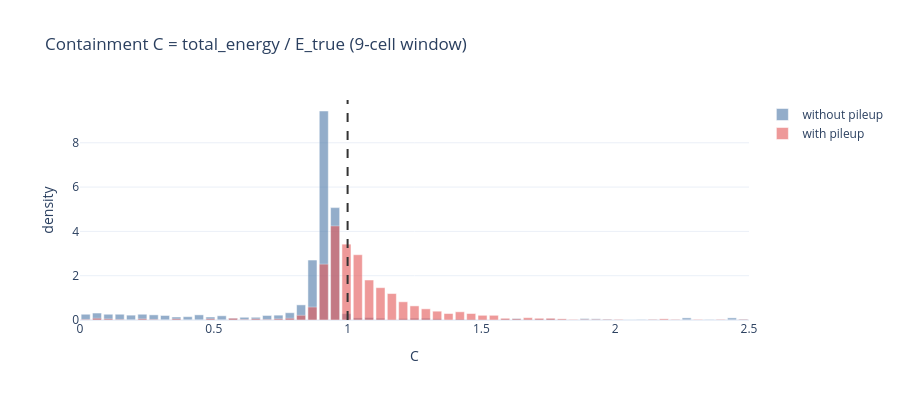

The code cell stored with this chart in its notebook:
### Markdown cell above
### Why: containment of the 9-cell window

### Code cell
C_without = without_mb["total_energy"] / 1000.0 / np.maximum(without_mb["Etrue"], 1e-9)
C_with = with_mb["total_energy"] / 1000.0 / np.maximum(with_mb["Etrue"], 1e-9)

fig = go.Figure()
for name, C, col in [("without pileup", C_without, C_WITHOUT), ("with pileup", C_with, C_WITH)]:
    h, edges = np.histogram(C, bins=np.linspace(0, 2.5, 60), density=True)
    ctr = (edges[:-1] + edges[1:]) / 2
    fig.add_trace(go.Bar(x=ctr, y=h, name=name, marker_color=col, opacity=0.6))
fig.add_vline(x=1.0, line_dash="dash", line_color="#333")
fig.update_layout(barmode="overlay", template="plotly_white", height=400,
                  title="Containment C = total_energy / E_true (9-cell window)",
                  xaxis_title="C", yaxis_title="density", legend_title="")
fig.show()

pd.DataFrame([{"dataset": n, "median_C": round(float(np.median(C)), 3),
               "frac_C<0.5": round(float((C < 0.5).mean()), 3),
               "frac_C>1.2": round(float((C > 1.2).mean()), 3)}
              for n, C in [("without_pileup", C_without), ("with_pileup", C_with)]])

### Figure 1 — Plotly figure (JSON) as saved in the notebook; plotly's stock layout.template omitted (floating-point values rounded to 4 significant figures)
{"data": [{"marker": {"color": "#4c78a8"}, "name": "without pileup", "opacity": 0.6, "type": "bar", "x": [0.02119, 0.06356, 0.1059, 0.1483, 0.1907, 0.2331, 0.2754, 0.3178, 0.3602, 0.4025, 0.4449, 0.4873, 0.5297, 0.572, 0.6144, 0.6568, 0.6992, 0.7415, 0.7839, 0.8263, 0.8686, 0.911, 0.9534, 0.9958, 1.038, 1.081, 1.123, 1.165, 1.208, 1.25, 1.292, 1.335, 1.377, 1.419, 1.462, 1.504, 1.547, 1.589, 1.631, 1.674, 1.716, 1.758, 1.801, 1.843, 1.886, 1.928, 1.97, 2.013, 2.055, 2.097, 2.14, 2.182, 2.225, 2.267, 2.309, 2.352, 2.394, 2.436, 2.479], "y": [0.2598, 0.3145, 0.2598, 0.2598, 0.2188, 0.2598, 0.2324, 0.2051, 0.1367, 0.1504, 0.2324, 0.1367, 0.1914, 0.08204, 0.1231, 0.1231, 0.2051, 0.2188, 0.3282, 0.6837, 2.707, 9.435, 5.073, 0.2871, 0.09571, 0.1094, 0.08204, 0.01367, 0.06837, 0.08204, 0.08204, 0.05469, 0.0, 0.04102, 0.02735, 0.01367, 0.0, 0.04102, 0.06837, 0.02735, 0.04102, 0.05469, 0.02735, 0.0, 0.06837, 0.05469, 0.04102, 0.01367, 0.01367, 0.02735, 0.02735, 0.01367, 0.01367, 0.09571, 0.0, 0.02735, 0.01367, 0.09571, 0.04102]}, {"marker": {"color": "#e45756"}, "name": "with pileup", "opacity": 0.6, "type": "bar", "x": [0.02119, 0.06356, 0.1059, 0.1483, 0.1907, 0.2331, 0.2754, 0.3178, 0.3602, 0.4025, 0.4449, 0.4873, 0.5297, 0.572, 0.6144, 0.6568, 0.6992, 0.7415, 0.7839, 0.8263, 0.8686, 0.911, 0.9534, 0.9958, 1.038, 1.081, 1.123, 1.165, 1.208, 1.25, 1.292, 1.335, 1.377, 1.419, 1.462, 1.504, 1.547, 1.589, 1.631, 1.674, 1.716, 1.758, 1.801, 1.843, 1.886, 1.928, 1.97, 2.013, 2.055, 2.097, 2.14, 2.182, 2.225, 2.267, 2.309, 2.352, 2.394, 2.436, 2.479], "y": [0.02655, 0.07964, 0.05309, 0.02655, 0.0, 0.05309, 0.02655, 0.0, 0.05309, 0.0, 0.0, 0.05309, 0.0, 0.07964, 0.02655, 0.05309, 0.02655, 0.05309, 0.07964, 0.2124, 0.584, 2.522, 4.247, 3.425, 2.947, 1.805, 1.46, 1.195, 0.8229, 0.6371, 0.5044, 0.3982, 0.292, 0.3717, 0.292, 0.2124, 0.2124, 0.07964, 0.05309, 0.1062, 0.07964, 0.07964, 0.05309, 0.02655, 0.02655, 0.02655, 0.02655, 0.02655, 0.0, 0.0, 0.02655, 0.05309, 0.02655, 0.0, 0.02655, 0.0, 0.02655, 0.0, 0.02655]}], "layout": {"barmode": "overlay", "height": 400, "legend": {"title": {"text": ""}}, "shapes": [{"line": {"color": "#333", "dash": "dash"}, "type": "line", "x0": 1.0, "x1": 1.0, "xref": "x", "y0": 0, "y1": 1, "yref": "y domain"}], "title": {"text": "Containment C = total_energy / E_true (9-cell window)"}, "xaxis": {"title": {"text": "C"}}, "yaxis": {"title": {"text": "density"}}}}
